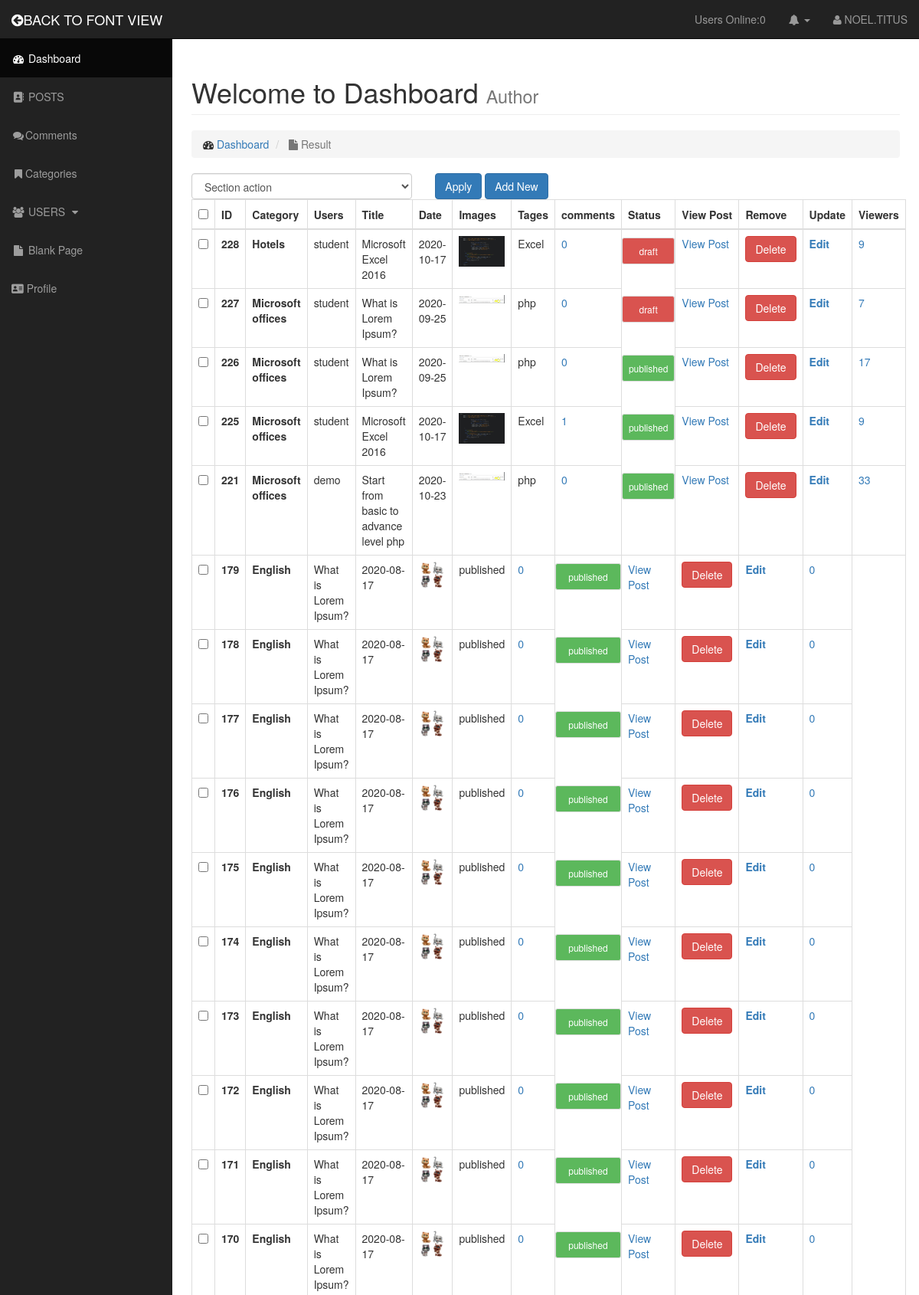
The app's page /admin/Posts.php (signed in, upper part) with its own data.
### tables this page shows
CREATE TABLE `posts` (
  `Post_Id` int(11) NOT NULL,
  `Post_category_id` int(3) NOT NULL,
  `post_title` varchar(255) NOT NULL,
  `post_author` varchar(30) NOT NULL,
  `post_user` varchar(255) NOT NULL,
  `post_user_session` varchar(255) NOT NULL,
  `post_date` date NOT NULL,
  `post_image` text NOT NULL,
  `post_content` text NOT NULL,
  `post_tags` varchar(255) NOT NULL,
  `Post_comment_count` varchar(255) NOT NULL,
  `Post_status` varchar(255) NOT NULL,
  `post_view_count` int(11) NOT NULL
);

CREATE TABLE `categories` (
  `cat_id` int(11) NOT NULL,
  `cat_title` varchar(255) NOT NULL
);

### admin/includes/viwe_all_posts.php (the view, shortened to what this page needs)
<form action=""  method="POST">
    <div  id="bulkOptionContainer">
      <div class="row">
        <div class="col-md-4">
          <select name="bulk_Options" class="form-control custom-select">
              <option value="">Section action</option>
          </select>
        </div>
        <div class="col-md-4">
          <input type="submit" name="submit" class="btn btn-primary input-group-text" value="Apply">
          <a href="posts.php?source=add_post" class="btn btn-primary">Add New</a>
        </div>
       </div>
  <table class="table table-bordered">
   <thead>
      <tr>
          <th scope="col"><input type="checkbox" id="selectAllBoxes" name="checking"> </th>
          <th scope="col">ID</th>
          <th scope="col">Category</th>
          <th scope="col">Users</th>
          <th scope="col">Title</th>
          <th scope="col">Date</th>
          <th scope="col">Images</th>
          <th scope="col">Tages</th>
          <th scope="col">comments</th>
          <th scope="col">Status</th>
          <th scope="col">View Post</th>
          <th scope="col">Remove</th>
          <th scope="col">Update</th>
          <th scope="col">Viewers</th>
       </tr>
      </thead>
    <tbody>
          <?php
            $query = "SELECT posts.Post_Id,posts.Post_category_id,posts.post_title,posts.post_user,posts.post_date,posts.post_image,posts.post_tags,";
            $query.= "posts.post_content,posts.Post_comment_count,posts.Post_status,posts.post_view_count,";
            $query .= "categories.cat_id,categories.cat_title";
            $query .=" FROM posts";
            $query .=" LEFT JOIN categories ON posts.Post_category_id= categories.cat_id ORDER BY Post_Id DESC";
            $result = mysqli_query($conn, $query);
            while($row = mysqli_fetch_assoc($result)){
            $Post_Id = $row['Post_Id'];
            $Post_title = $row['post_title'];
            $Post_user= $row['post_user'];
            $post_date = $row['post_date'];
            $post_image = $row['post_image'];
            $post_tags = $row['post_tags'];
            $Post_status = $row['Post_status'];
            $post_view_count = $row['post_view_count'];
            $cat_title =$row['cat_title'];
            echo  "<tr class='align-middle mt-5'>";
            ?>
            <th scope='col'><input class='checkboxes' type='checkbox' name='checked[]' value='<?php echo $Post_Id;?> '></th>
            <?php
            echo "<th scope='col'>{$Post_Id}</th>";
            echo "<th scope='col'>{$cat_title}</th>";
             if(!empty($Post_author)) {
               echo"<td scope='col'>{$Post_author}</td>";
             }elseif (!empty($Post_user)) {
               echo"<td scope='col'>{$Post_user}</td>";
             }
            echo "<td scope='col'>{$Post_title}</td>";
            echo "<td scope='col'>{$post_date}</td>";
            echo "<td scope='col'><img class='img-responsive' width = 100 src='../images/$post_image' alert='image'></td>";
            echo "<td scope='col'>{$post_tags}</td>";
            $query = "SELECT * FROM comments WHERE comment_post_id = {$Post_Id}";
            $send_comment_count = mysqli_query($conn,$query);
            $comment_count = mysqli_num_rows($send_comment_count);
            echo "<td scope='col'><a  href='post_comments.php?id=$Post_Id'>$comment_count</a></td>";
            if ($Post_status== 'draft') {
              echo "<td scope='col' class='btn btn-danger btn-sm' style='margin-top:10px; width:100%'>{$Post_status}</td>";
            }else {
              echo "<td scope='col' class='btn btn-success btn-sm' style='margin-top:10px; width:100%'>{$Post_status}</td>";
            }
            echo "<td scope='col'><a href='../post.php?p_id={$Post_Id}'>View Post</a> </td>";
            echo "<td scope='col'><a  rel='$Post_Id' href='javascript:void(0)' class='delete_link btn btn-danger'>Delete</a></td>";
            echo"<th scope='col'><a href='posts.php?source=edit_post&update_post={$Post_Id}'>Edit</a></td>";
            echo "<td scope='col'><a href='posts.php?reset={$Post_Id}'>{$post_view_count}</a></td>";
            echo "</tr>";
          }
           ?>
          </tbody>
        </table>
        </form>
      </div>
  </div>

### admin/css/sb-admin.css (style rules this page uses)
body { margin-top: 100px; background-color: #222; }
@media (min-width:768px) { body { margin-top: 50px; } }

### records on screen
posts: Post_Id "228", categories.cat_title "Hotels", post_user "student", post_title "Microsoft Excel 2016", post_date "2020-10-17", post_image (picture), post_tags "Excel", comment_count "0", Post_status "draft", post_view_count "9"
posts: Post_Id "227", categories.cat_title "Microsoft offices", post_user "student", post_title "What is Lorem Ipsum?", post_date "2020-09-25", post_image (picture), post_tags "php", comment_count "0", Post_status "draft", post_view_count "7"
posts: Post_Id "226", categories.cat_title "Microsoft offices", post_user "student", post_title "What is Lorem Ipsum?", post_date "2020-09-25", post_image (picture), post_tags "php", comment_count "0", Post_status "published", post_view_count "17"
posts: Post_Id "225", categories.cat_title "Microsoft offices", post_user "student", post_title "Microsoft Excel 2016", post_date "2020-10-17", post_image (picture), post_tags "Excel", comment_count "1", Post_status "published", post_view_count "9"
posts: Post_Id "221", categories.cat_title "Microsoft offices", post_user "demo", post_title "Start from basic to advance level php", post_date "2020-10-23", post_image (picture), post_tags "php", comment_count "0", Post_status "published", post_view_count "33"
posts: Post_Id "179", categories.cat_title "English", post_title "What is Lorem Ipsum?", post_date "2020-08-17", post_image (picture), post_tags "published", comment_count "0", Post_status "published", post_view_count "0"
posts: Post_Id "178", categories.cat_title "English", post_title "What is Lorem Ipsum?", post_date "2020-08-17", post_image (picture), post_tags "published", comment_count "0", Post_status "published", post_view_count "0"
posts: Post_Id "177", categories.cat_title "English", post_title "What is Lorem Ipsum?", post_date "2020-08-17", post_image (picture), post_tags "published", comment_count "0", Post_status "published", post_view_count "0"
posts: Post_Id "176", categories.cat_title "English", post_title "What is Lorem Ipsum?", post_date "2020-08-17", post_image (picture), post_tags "published", comment_count "0", Post_status "published", post_view_count "0"
posts: Post_Id "175", categories.cat_title "English", post_title "What is Lorem Ipsum?", post_date "2020-08-17", post_image (picture), post_tags "published", comment_count "0", Post_status "published", post_view_count "0"
posts: Post_Id "174", categories.cat_title "English", post_title "What is Lorem Ipsum?", post_date "2020-08-17", post_image (picture), post_tags "published", comment_count "0", Post_status "published", post_view_count "0"
posts: Post_Id "173", categories.cat_title "English", post_title "What is Lorem Ipsum?", post_date "2020-08-17", post_image (picture), post_tags "published", comment_count "0", Post_status "published", post_view_count "0"
posts: Post_Id "172", categories.cat_title "English", post_title "What is Lorem Ipsum?", post_date "2020-08-17", post_image (picture), post_tags "published", comment_count "0", Post_status "published", post_view_count "0"
posts: Post_Id "171", categories.cat_title "English", post_title "What is Lorem Ipsum?", post_date "2020-08-17", post_image (picture), post_tags "published", comment_count "0", Post_status "published", post_view_count "0"
posts: Post_Id "170", categories.cat_title "English", post_title "What is Lorem Ipsum?", post_date "2020-08-17", post_image (picture), post_tags "published", comment_count "0", Post_status "published", post_view_count "0"

### other values on screen
users_online() "0"
$_SESSION['username'] "NOEL.TITUS"
